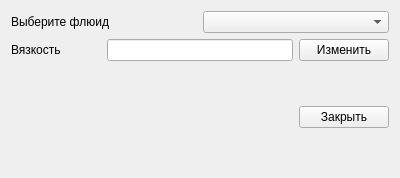
<?xml version="1.0" encoding="UTF-8"?>
<ui version="4.0">
 <class>FluidParametersWidget</class>
 <widget class="QWidget" name="FluidParametersWidget">
  <property name="geometry">
   <rect>
    <x>0</x>
    <y>0</y>
    <width>400</width>
    <height>178</height>
   </rect>
  </property>
  <property name="windowTitle">
   <string>Form</string>
  </property>
  <layout class="QGridLayout" name="gridLayout">
   <item row="0" column="0" colspan="2">
    <widget class="QLabel" name="label_2">
     <property name="text">
      <string>Выберите флюид</string>
     </property>
    </widget>
   </item>
   <item row="0" column="2" colspan="2">
    <widget class="QComboBox" name="comboBox_fluids"/>
   </item>
   <item row="1" column="0">
    <widget class="QLabel" name="label">
     <property name="text">
      <string>Вязкость</string>
     </property>
    </widget>
   </item>
   <item row="1" column="1" colspan="2">
    <widget class="QLineEdit" name="lineEdit_fluid">
     <property name="text">
      <string/>
     </property>
    </widget>
   </item>
   <item row="1" column="3">
    <widget class="QPushButton" name="pushButton_change_nu">
     <property name="text">
      <string>Изменить</string>
     </property>
    </widget>
   </item>
   <item row="2" column="1">
    <spacer name="verticalSpacer">
     <property name="orientation">
      <enum>Qt::Vertical</enum>
     </property>
     <property name="sizeHint" stdset="0">
      <size>
       <width>20</width>
       <height>84</height>
      </size>
     </property>
    </spacer>
   </item>
   <item row="2" column="3">
    <widget class="QPushButton" name="pushButton_close">
     <property name="text">
      <string>Закрыть</string>
     </property>
    </widget>
   </item>
  </layout>
 </widget>
 <resources/>
 <connections/>
</ui>
